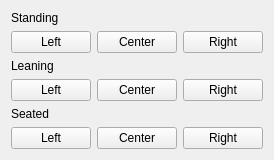
    <widget class="QWidget" name="widget_2" native="true">
     <property name="sizePolicy">
      <sizepolicy hsizetype="Preferred" vsizetype="Preferred">
       <horstretch>3</horstretch>
       <verstretch>0</verstretch>
      </sizepolicy>
     </property>
     <layout class="QGridLayout" name="gridLayout_7">
      <item row="1" column="0">
       <widget class="QPushButton" name="leftStandingPushButton">
        <property name="sizePolicy">
         <sizepolicy hsizetype="Minimum" vsizetype="Preferred">
          <horstretch>0</horstretch>
          <verstretch>0</verstretch>
         </sizepolicy>
        </property>
        <property name="text">
         <string>Left</string>
        </property>
       </widget>
      </item>
      <item row="5" column="1">
       <widget class="QPushButton" name="centerSeatedPushButton">
        <property name="sizePolicy">
         <sizepolicy hsizetype="Minimum" vsizetype="Preferred">
          <horstretch>0</horstretch>
          <verstretch>0</verstretch>
         </sizepolicy>
        </property>
        <property name="text">
         <string>Center</string>
        </property>
       </widget>
      </item>
      <item row="3" column="0">
       <widget class="QPushButton" name="leftLeaningPushButton">
        <property name="sizePolicy">
         <sizepolicy hsizetype="Minimum" vsizetype="Preferred">
          <horstretch>0</horstretch>
          <verstretch>0</verstretch>
         </sizepolicy>
        </property>
        <property name="text">
         <string>Left</string>
        </property>
       </widget>
      </item>
      <item row="1" column="1">
       <widget class="QPushButton" name="centerStandingPushButton">
        <property name="sizePolicy">
         <sizepolicy hsizetype="Minimum" vsizetype="Preferred">
          <horstretch>0</horstretch>
          <verstretch>0</verstretch>
         </sizepolicy>
        </property>
        <property name="text">
         <string>Center</string>
        </property>
       </widget>
      </item>
      <item row="5" column="2">
       <widget class="QPushButton" name="rightSeatedPushButton">
        <property name="sizePolicy">
         <sizepolicy hsizetype="Minimum" vsizetype="Preferred">
          <horstretch>0</horstretch>
          <verstretch>0</verstretch>
         </sizepolicy>
        </property>
        <property name="text">
         <string>Right</string>
        </property>
       </widget>
      </item>
      <item row="4" column="0" colspan="2">
       <widget class="QLabel" name="label_4">
        <property name="sizePolicy">
         <sizepolicy hsizetype="Preferred" vsizetype="Fixed">
          <horstretch>0</horstretch>
          <verstretch>0</verstretch>
         </sizepolicy>
        </property>
        <property name="text">
         <string>Seated</string>
        </property>
       </widget>
      </item>
      <item row="2" column="0" colspan="2">
       <widget class="QLabel" name="label_3">
        <property name="sizePolicy">
         <sizepolicy hsizetype="Preferred" vsizetype="Fixed">
          <horstretch>0</horstretch>
          <verstretch>0</verstretch>
         </sizepolicy>
        </property>
        <property name="text">
         <string>Leaning</string>
        </property>
       </widget>
      </item>
      <item row="0" column="0" colspan="2">
       <widget class="QLabel" name="label_2">
        <property name="sizePolicy">
         <sizepolicy hsizetype="Preferred" vsizetype="Fixed">
          <horstretch>0</horstretch>
          <verstretch>0</verstretch>
         </sizepolicy>
        </property>
        <property name="text">
         <string>Standing</string>
        </property>
       </widget>
      </item>
      <item row="3" column="1">
       <widget class="QPushButton" name="centerLeaningPushButton">
        <property name="sizePolicy">
         <sizepolicy hsizetype="Minimum" vsizetype="Preferred">
          <horstretch>0</horstretch>
          <verstretch>0</verstretch>
         </sizepolicy>
        </property>
        <property name="text">
         <string>Center</string>
        </property>
       </widget>
      </item>
      <item row="3" column="2">
       <widget class="QPushButton" name="rightLeaningPushButton">
        <property name="sizePolicy">
         <sizepolicy hsizetype="Minimum" vsizetype="Preferred">
          <horstretch>0</horstretch>
          <verstretch>0</verstretch>
         </sizepolicy>
        </property>
        <property name="text">
         <string>Right</string>
        </property>
       </widget>
      </item>
      <item row="5" column="0">
       <widget class="QPushButton" name="leftSeatedPushButton">
        <property name="sizePolicy">
         <sizepolicy hsizetype="Minimum" vsizetype="Preferred">
          <horstretch>0</horstretch>
          <verstretch>0</verstretch>
         </sizepolicy>
        </property>
        <property name="text">
         <string>Left</string>
        </property>
       </widget>
      </item>
      <item row="1" column="2">
       <widget class="QPushButton" name="rightStandingPushButton">
        <property name="sizePolicy">
         <sizepolicy hsizetype="Minimum" vsizetype="Preferred">
          <horstretch>0</horstretch>
          <verstretch>0</verstretch>
         </sizepolicy>
        </property>
        <property name="text">
         <string>Right</string>
        </property>
       </widget>
      </item>
     </layout>
    </widget>
